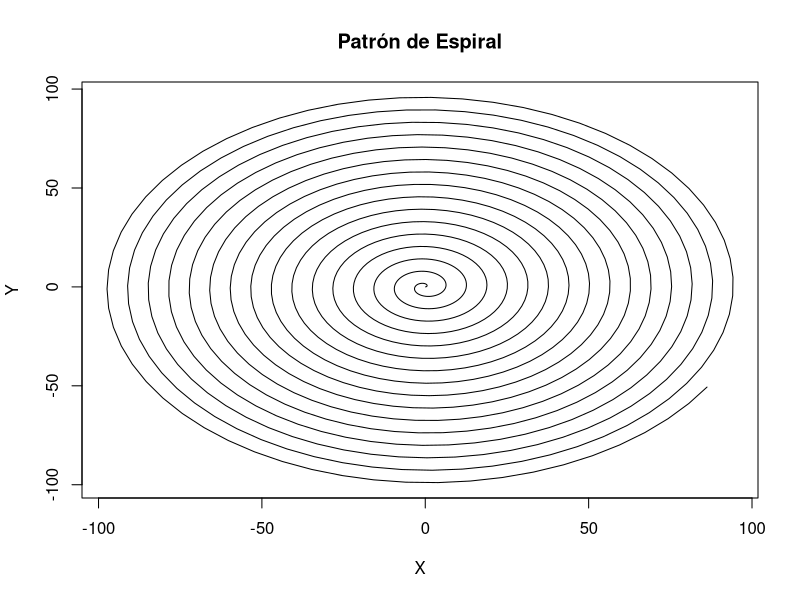
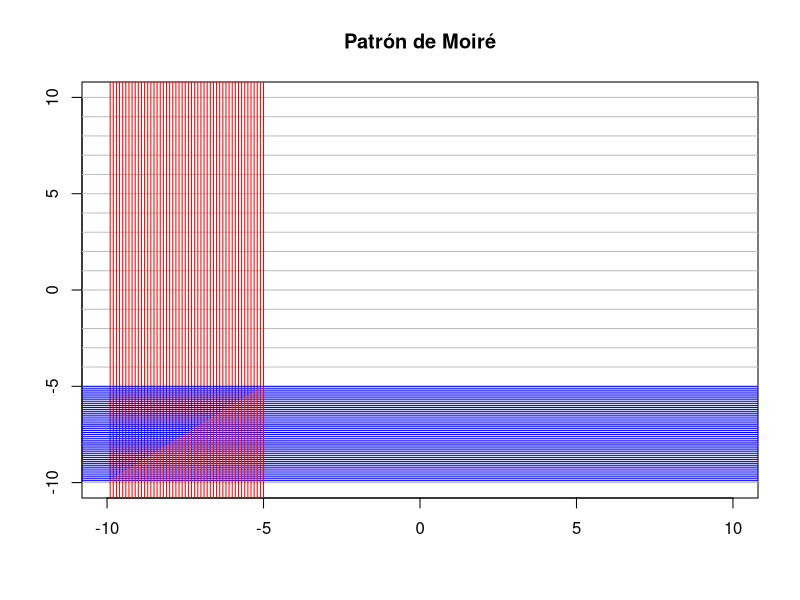

Reproduce these figures in R, in order.
## ---- chunk 1

# Datos
peso_antes <- c(200.1, 190.9, 192.7, 213, 241.4, 196.9, 172.2, 185.5, 205.2, 193.7)
peso_despues <- c(392.9, 393.2, 345.1, 393, 434, 427.9, 422, 383.9, 392.3, 352.2)

# Prueba t muestras pareadas
resultado_t_pareada <- t.test(peso_antes, peso_despues, 
                              paired = TRUE, # Indica muestras pareadas
                              alternative = "two.sided" # Prueba de dos colas de acuerdo a nuestra H_a
                              )

print(resultado_t_pareada)

# valor de t
# grados de libertad (df)
# p_value
# intervalo de confianza para la diferencia de medias

## ---- chunk 2

# Hacer este código reproducible con set.seed()

set.seed(123)

# Hacer un vector con las medias de interés
medias <- c(0, 10, 20, 30)

# Iniciar una lista vacía donde vamos a guardar los vectores con números aleatorios
numeros_aleatorios <- list()

# Loop para generar los números aleatorios con distribución normal
for (media in medias) {
  # Generar 10 números aleatorios con la media actual + distribución normal + desviación estándar de 13 (usar cualquier constante)
  numeros <- rnorm(10, mean = media, sd = 13)
  
  # Agregar a la lista el vector de números aleatorios
  numeros_aleatorios[[length(numeros_aleatorios) + 1]] <- numeros
}

# El resultado es que la variable numeros_aleatorios tiene la lista de vectores con los números aleatorios 
## ---- chunk 3

funcion_ifelse_moda <- function(variable) {
  # Comprobar si la variable es numérica==continua
  if (is.numeric(variable)) {
    # Calcular y devolver la media
    return(mean(variable))
  } else {
    # Calcular y devolver la moda
    valores_unicos <- unique(variable)
    max_frecuencia <- 0
    moda <- valores_unicos[1]
    for (valor in valores_unicos) {
      frecuencia_actual <- sum(variable == valor)
      if (frecuencia_actual > max_frecuencia) {
        max_frecuencia <- frecuencia_actual
        moda <- valor
      }
    }
    return(moda)
  }
}

## ---- chunk 4

generar_espiral <- function(num_puntos = 1000, incremento = 0.1) {
  # Crear vectores vacíos para las coordenadas x e y
  x <- numeric(num_puntos)
  y <- numeric(num_puntos)
  
  # Generar puntos de la espiral
  for (i in 1:num_puntos) {
    # Calcular el ángulo y el radio
    angulo <- incremento * i
    radio <- incremento * i
    
    # Convertir de coordenadas polares a cartesianas
    x[i] <- radio * cos(angulo)
    y[i] <- radio * sin(angulo)
  }
  
  # Dibujar la espiral
  plot(x, y, type = 'l', xlab = 'X', ylab = 'Y', main = 'Patrón de Espiral')
}

# Ejemplo de uso
generar_espiral()

## ---- chunk 5

generar_moire <- function(num_lineas = 50, desplazamiento = 0.1) {
  plot(1, type = "n", xlab = "", ylab = "", xlim = c(-10, 10), ylim = c(-10, 10))
  abline(h = -10:10, col = "grey")
  
  for (i in 1:num_lineas) {
    # Dibujar líneas horizontales con un pequeño desplazamiento
    abline(h = i * desplazamiento - 10, col = "blue")
    # Dibujar líneas verticales con un pequeño desplazamiento
    abline(v = i * desplazamiento - 10, col = "red")
  }
  
  title(main = "Patrón de Moiré")
}

# Ejemplo de uso
generar_moire()

